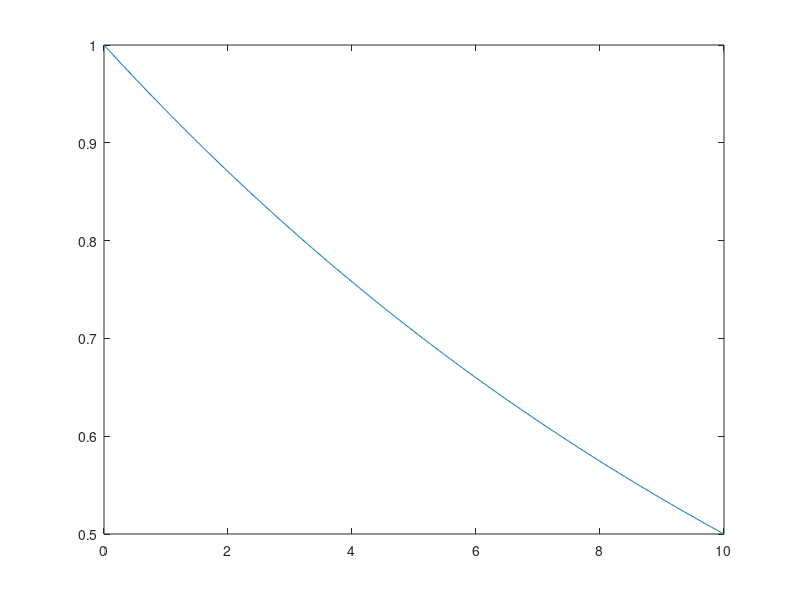

The MATLAB source for this figure: (Note: this script raises an error after producing the figure.)
t=linspace(0,10,500);
y=exp((-log(2)/10+1i*pi).*t);
plot(t,abs(y));
hold on
plot(t,wrapTo2Pi(angle(y))/(2*pi));
hold off
set(gcf,'color','w');
xlabel('t(sec)');
export_fig problem5c.pdf;